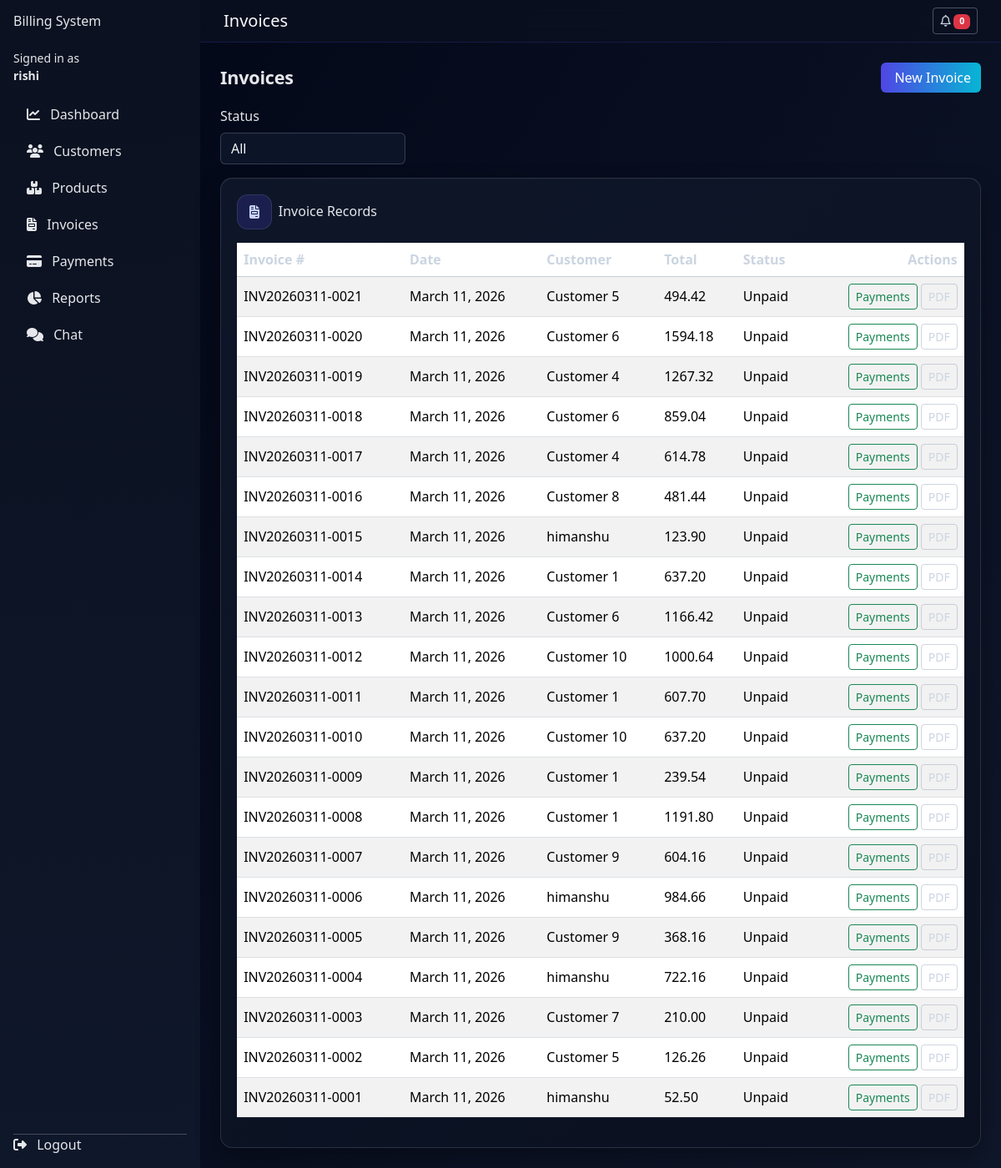
The page /invoices/ (signed in) on the database as committed earlier.
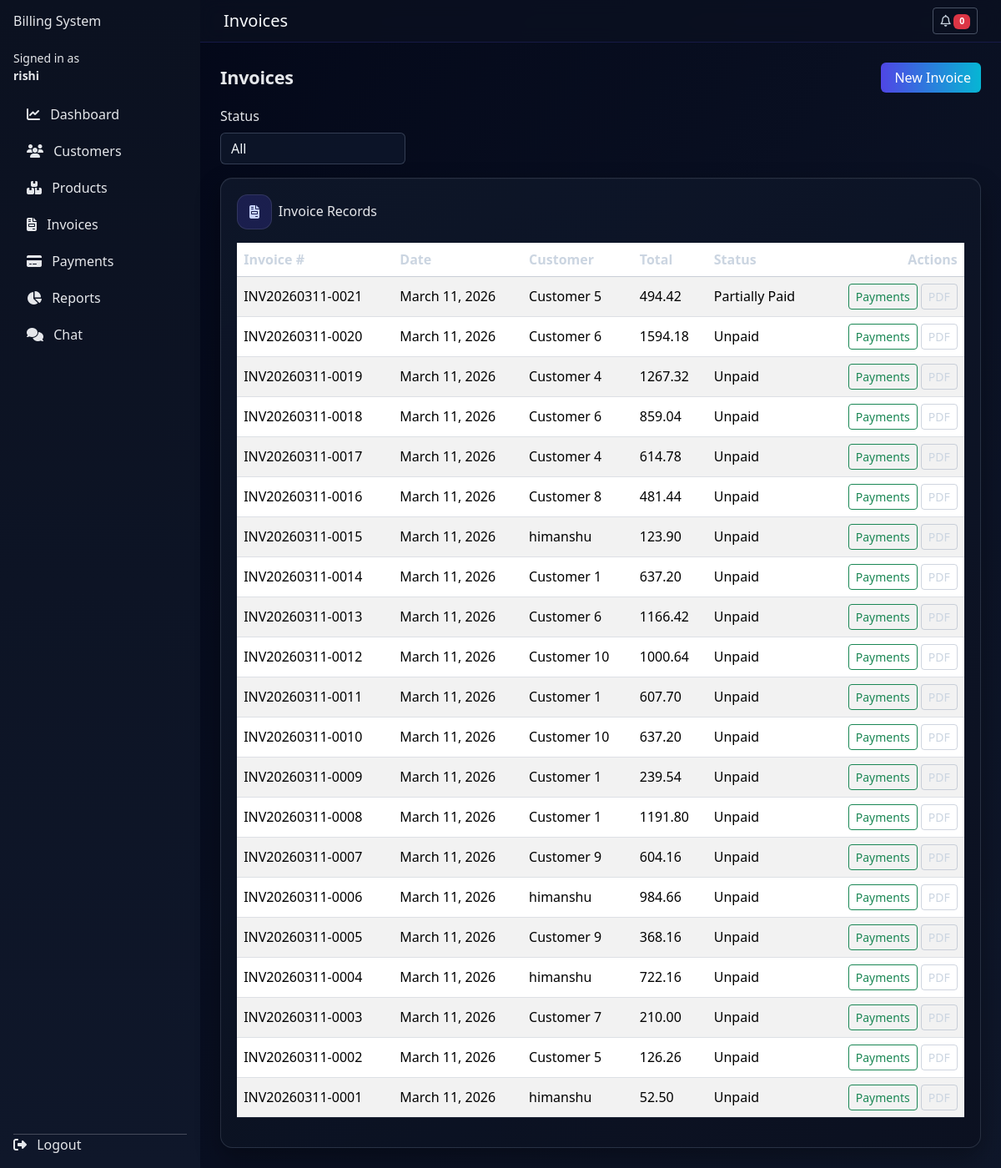
The same page on the database as committed later.
### invoices/models.py (models this page shows, shortened)
class Invoice(models.Model):
    business = models.ForeignKey(
        "users.Business",
        on_delete=models.CASCADE,
        related_name="invoices",
        null=True,
        blank=True,
    )
    STATUS_CHOICES = [
        ("paid", "Paid"),
        ("unpaid", "Unpaid"),
        ("partial", "Partially Paid"),
    ]
    invoice_number = models.CharField(max_length=50, unique=True)
    customer = models.ForeignKey(Customer, on_delete=models.CASCADE, related_name="invoices")
    invoice_date = models.DateField()
    subtotal = models.DecimalField(max_digits=12, decimal_places=2)
    tax_amount = models.DecimalField(max_digits=12, decimal_places=2)
    total_amount = models.DecimalField(max_digits=12, decimal_places=2)
    status = models.CharField(max_length=10, choices=STATUS_CHOICES, default="unpaid")
    created_at = models.DateTimeField(auto_now_add=True)
    updated_at = models.DateTimeField(auto_now=True)
    class Meta:
        ordering = ["-invoice_date", "-id"]

### customers/models.py (models this page shows, shortened)
class Customer(models.Model):
    business = models.ForeignKey(
        "users.Business",
        on_delete=models.CASCADE,
        related_name="customers",
        null=True,
        blank=True,
    )
    name = models.CharField(max_length=255)
    phone = models.CharField(max_length=20)
    email = models.EmailField(blank=True)
    address = models.TextField(blank=True)
    gst_number = models.CharField(max_length=30, blank=True)
    created_at = models.DateTimeField(auto_now_add=True)
    class Meta:
        ordering = ["name"]

### invoices/views.py (the view)
# urls.py: path("", views.invoice_list, name="invoice_list"),
@login_required
@approved_business_required
def invoice_list(request):
    status_filter = request.GET.get("status", "all")
    invoices_qs = queryset_for_business(
        Invoice.objects.select_related("customer").all(),
        request.user,
    ).order_by("-invoice_date", "-id")
    if status_filter == "paid":
        invoices_qs = invoices_qs.filter(status="paid")
    elif status_filter == "pending":
        invoices_qs = invoices_qs.filter(status__in=["unpaid", "partial"])
    return render(
        request,
        "invoices/invoice_list.html",
        {
            "invoices": invoices_qs,
            "status_filter": status_filter,
        },
    )

### users/utils.py (called while the page is built)
def is_staff_or_superuser(user):
    return user.is_authenticated and (user.is_superuser or user.is_staff)

def queryset_for_business(model_qs: QuerySet, user, *, business_field: str = "business"):
    if is_staff_or_superuser(user):
        return model_qs
    b = get_owner_business(user)
    if not b:
        return model_qs.none()
    return model_qs.filter(**{business_field: b})

### templates/invoices/invoice_list.html (shortened to what this page needs)
{% extends "base.html" %}
{% block page_title %}Invoices{% endblock %}
{% block content %}
<div class="d-flex justify-content-between align-items-center mb-3 list-page-head">
  <h2 class="mb-0">Invoices</h2>
  <a href="{% url 'invoices:invoice_create' %}" class="btn btn-primary button-ripple">
     New Invoice
  </a>
</div>
<form method="get" class="row g-2 mb-3">
  <div class="col-md-3">
    <label class="form-label">Status</label>
    <select name="status" class="form-select" onchange="this.form.submit()">
      <option value="all" {% if status_filter == 'all' %}selected{% endif %}>All</option>
    </select>
  </div>
</form>
<div class="table-shell reveal-up">
  <div class="d-flex align-items-center gap-2 mb-3">
    <span class="table-icon"><i class="fa-solid fa-file-invoice"></i></span>
    <h6 class="mb-0">Invoice Records</h6>
  </div>
<div class="table-responsive">
  <table class="table table-striped table-hover align-middle">
    <thead>
      <tr>
        <th>Invoice #</th>
        <th>Date</th>
        <th>Customer</th>
        <th>Total</th>
        <th>Status</th>
        <th class="text-end">Actions</th>
      </tr>
    </thead>
    <tbody>
      {% for invoice in invoices %}
        <tr>
          <td>{{ invoice.invoice_number }}</td>
          <td>{{ invoice.invoice_date }}</td>
          <td>{{ invoice.customer.name }}</td>
          <td>{{ invoice.total_amount }}</td>
          <td>{{ invoice.get_status_display }}</td>
          <td class="text-end">
            <a href="{% url 'payments:history' invoice.id %}" class="btn btn-sm btn-outline-success">Payments</a>
            <a href="{% url 'invoices:invoice_pdf' invoice.id %}" class="btn btn-sm btn-outline-secondary">PDF</a>
          </td>
        </tr>
      {% empty %}
        <tr>
          <td colspan="6" class="text-center">No invoices found.</td>
        </tr>
      {% endfor %}
    </tbody>
  </table>
</div>
</div>
{% endblock %}

Rows that differ between the two databases and show on the page:
changed Invoice "INV20260311-0021": status "Unpaid" → "Partially Paid"
